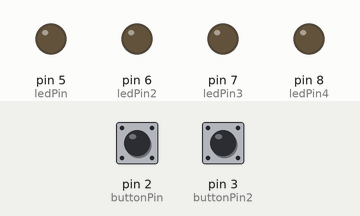
This sketch was run on a simulated Arduino Uno, built with avr-gcc and run on an emulated ATmega328P. On the bench: output pins drawn as LEDs (lit = HIGH). Dashed ring = blinking. Inputs (shaded band) come from the test bench; at power-on: pin 2 (buttonPin) LOW, pin 3 (buttonPin2) LOW.

Above: at 1.2 s.
1.3 s: pin 2 (buttonPin) pulled HIGH for 0.15 s
At 1.5 s:
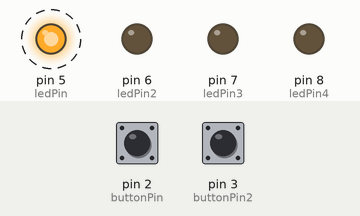
At 1.9 s:
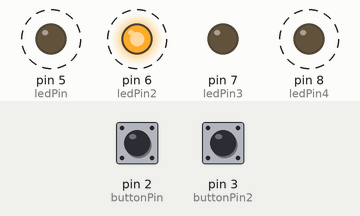
Timing chart, 0 to 10.3 s (numbered marks = the images above; inputs shaded):
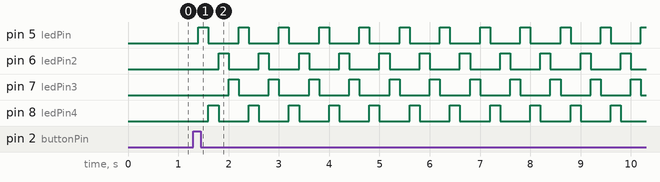

The sketch:

Digital_IO.ino
```cpp
/*https://www.youtube.com/shorts/r7GLJr19GfI
Logan Lafauci
3/30/2022
*/

// assigning pins
const int buttonPin = 2;
const int buttonPin2 = 3;
const int ledPin =  5;
const int ledPin2 =  6;
const int ledPin3 =  7;
const int ledPin4 =  8;
int pattern = 0;
int light = 0;

//variables that will change
int buttonState = 0;
int buttonState2 = 0;
int loopCount = 0;

unsigned long previousMillis = 0;
const long interval = 200;

void setup() {
  // initialize the LED pins as an output:
  pinMode(ledPin, OUTPUT);
  pinMode(ledPin2, OUTPUT);
  pinMode(ledPin3, OUTPUT);
  pinMode(ledPin4, OUTPUT);
  // initialize the pushbutton pins as an input:
  pinMode(buttonPin, INPUT);
  pinMode(buttonPin2, INPUT);
}

void loop() {
  // read the state of the pushbuttons value:
  unsigned long currentMillis = millis();

  buttonState = digitalRead(buttonPin);
  buttonState2 = digitalRead(buttonPin2);

  // check if the pushbutton is pressed. If it is, the buttonState is HIGH:
  if (buttonState == HIGH) {
    //pattern 1 makes the shape of a x
    pattern = 1;
  }
  else if(buttonState2 == HIGH) {
    //pattern 2 in the shape of a square
    pattern = 2;
  }

  //makes the pattern without the use of delays
  if (currentMillis - previousMillis >= interval) {
    previousMillis = currentMillis;

    //x pattern
    if (pattern == 1) {
      if(light == 1)
      {
        digitalWrite(ledPin, LOW);
        digitalWrite(ledPin2, LOW);
        digitalWrite(ledPin3, LOW);
        digitalWrite(ledPin4, HIGH);
        light++;
      }
      else if(light == 2){
        digitalWrite(ledPin, LOW);
        digitalWrite(ledPin3, LOW);
        digitalWrite(ledPin4, LOW);
        digitalWrite(ledPin2, HIGH);
        light++;
      }
      else if(light == 3){
        digitalWrite(ledPin, LOW);
        digitalWrite(ledPin2, LOW);
        digitalWrite(ledPin4, LOW);
        digitalWrite(ledPin3, HIGH);
        light++;
      }
      else{
        digitalWrite(ledPin2, LOW);
        digitalWrite(ledPin3, LOW);
        digitalWrite(ledPin4, LOW);
        digitalWrite(ledPin, HIGH);
        light = 1;
      }
    }
    //square pattern
    else if(pattern == 2){
      if(light == 1)
      {
        digitalWrite(ledPin, LOW);
        digitalWrite(ledPin3, LOW);
        digitalWrite(ledPin4, LOW);
        digitalWrite(ledPin2, HIGH);
        light++;
      }
      else if(light == 2){
        digitalWrite(ledPin, LOW);
        digitalWrite(ledPin2, LOW);
        digitalWrite(ledPin3, LOW);
        digitalWrite(ledPin4, HIGH);
        light++;
      }
      else if(light == 3){
        digitalWrite(ledPin, LOW);
        digitalWrite(ledPin2, LOW);
        digitalWrite(ledPin4, LOW);
        digitalWrite(ledPin3, HIGH);
        light++;
      }
      else{
        digitalWrite(ledPin2, LOW);
        digitalWrite(ledPin3, LOW);
        digitalWrite(ledPin4, LOW);
        digitalWrite(ledPin, HIGH);
        light = 1;
      }
    }
    //turns all light off
    else {
      digitalWrite(ledPin, LOW);
      digitalWrite(ledPin2, LOW);
      digitalWrite(ledPin3, LOW);
      digitalWrite(ledPin4, LOW);
    }
  }
}
```

Measured:
- after the input at 1.3 s, pin 5 (ledPin): alternates HIGH for 0.20 s and LOW for 0.60 s, starting after 0.10 s; pin 6 (ledPin2): alternates HIGH for 0.20 s and LOW for 0.60 s, starting after 0.50 s
